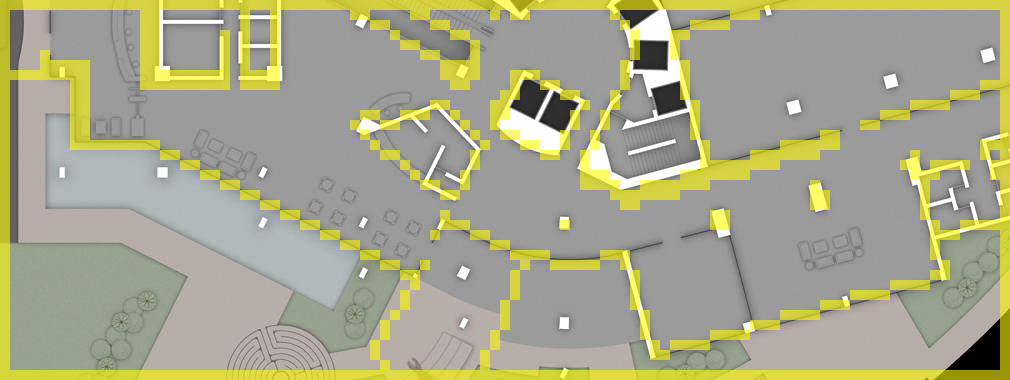

A level layout from a 2D game, rendered from its tile map. Below: a short description, then the map file with tile-grid data replaced by summaries:
An orthogonal 101x38 tile map with 10x10 px tiles, 2 tile layers (floor, wall), 2 tilesets and 19 objects (11x waypoint, 8x icon).

<map version="1.0" orientation="orthogonal" width="101" height="38" tilewidth="10" tileheight="10">
 <properties>
  <property name="mapName" value="A1-02Ss.png" />
  <property name="posX" value="42" />
  <property name="posY" value="16" />
 </properties>
 <tileset firstgid="1" name="tiles" tilewidth="10" tileheight="10">
  <image source="tiles.png" width="128" height="128" />
  <tile id="52">
   <properties>
    <property name="wall" value="1" />
   </properties>
  </tile>
 </tileset>
 <tileset firstgid="145" name="A1-Inter2" tilewidth="10" tileheight="10">
  <image source="A1-02Ss.png" width="1748" height="800" />
 </tileset>
 <layer name="floor" width="101" height="38">
  <data>[3838 cells, 3838 non-empty, 3838 distinct tile ids]</data>
 </layer>
 <layer name="wall" width="101" height="38">
  <data>[3838 cells, 698 non-empty, 1 distinct tile ids]</data>
 </layer>
 <objectgroup name="waypoint" width="101" height="38">
  <object name="waypoint" type="waypoint" x="100" y="20" width="20" height="20">
   <properties>
    <property name="id" value="10" />
   </properties>
  </object>
  <object name="waypoint" type="waypoint" x="580" y="10" width="20" height="20">
   <properties>
    <property name="id" value="1000" />
   </properties>
  </object>
  <object name="waypoint" type="waypoint" x="10" y="20" width="20" height="20">
   <properties>
    <property name="id" value="11" />
   </properties>
  </object>
  <object name="waypoint" type="waypoint" x="360" y="150" width="20" height="20">
   <properties>
    <property name="id" value="12" />
   </properties>
  </object>
  <object name="waypoint" type="waypoint" x="680" y="270" width="20" height="20">
   <properties>
    <property name="id" value="13" />
   </properties>
  </object>
  <object name="waypoint" type="waypoint" x="840" y="80" width="20" height="20">
   <properties>
    <property name="id" value="15" />
   </properties>
  </object>
  <object name="waypoint" type="waypoint" x="410" y="320" width="20" height="20">
   <properties>
    <property name="id" value="14" />
   </properties>
  </object>
  <object name="waypoint" type="waypoint" x="190" y="20" width="20" height="20">
   <properties>
    <property name="id" value="2007" />
   </properties>
  </object>
  <object name="waypoint" type="waypoint" x="970" y="180" width="20" height="20">
   <properties>
    <property name="id" value="2008" />
   </properties>
  </object>
  <object name="waypoint" type="waypoint" x="503" y="17" width="20" height="20">
   <properties>
    <property name="id" value="1011" />
   </properties>
  </object>
  <object name="waypoint" type="waypoint" x="487" y="41" width="20" height="20">
   <properties>
    <property name="id" value="1010" />
   </properties>
  </object>
  <object name="escada rolante" type="icon" x="448" y="2" width="40" height="40">
   <properties>
    <property name="id" value="3" />
   </properties>
  </object>
 </objectgroup>
 <objectgroup name="icon" width="101" height="38">
  <object name="elevador" type="icon" x="550" y="30" width="40" height="40">
   <properties>
    <property name="id" value="2" />
   </properties>
  </object>
  <object name="recepcao" type="icon" x="90" y="10" width="40" height="40">
   <properties>
    <property name="id" value="18" />
   </properties>
  </object>
  <object name="banheiro" type="icon" x="180" y="10" width="40" height="40">
   <properties>
    <property name="id" value="14" />
   </properties>
  </object>
  <object name="banheiro" type="icon" x="960" y="170" width="40" height="40">
   <properties>
    <property name="id" value="14" />
   </properties>
  </object>
  <object name="cafe" type="icon" x="350" y="140" width="40" height="40">
   <properties>
    <property name="id" value="8" />
   </properties>
  </object>
  <object name="farmacia" type="icon" x="670" y="270" width="40" height="40">
   <properties>
    <property name="id" value="11" />
   </properties>
  </object>
  <object name="escultura" type="icon" x="400" y="330" width="40" height="40">
   <properties>
    <property name="id" value="19" />
   </properties>
  </object>
 </objectgroup>
</map>
